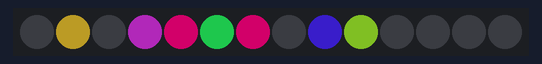
A sketch run on a simulated Arduino Uno, built with avr-gcc and run on an emulated ATmega328P. Parts: 14 RGB LEDs in strip order, left to right. Dim RGB values are drawn brighter than linear; random numbers use the default seed unless the sketch sets one.

Above: at 3.4 s.
At 8.49 s:
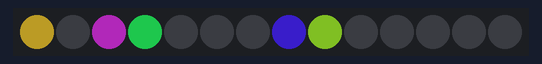
At 14.8 s:
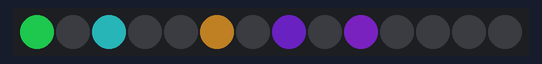
At 24.61 s:
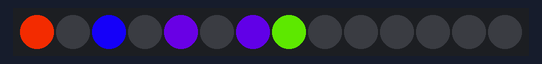
At 28.61 s:
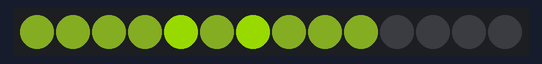
At 33.27 s:
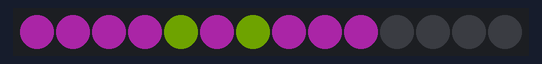

The sketch:

MadHat_ar.ino
```cpp
#include <FastLED.h>

#include "MadHat.h"

MadHat madHat(MadHat::MAD_HAT);

void setup() {
    randomSeed(analogRead(0));
    madHat.init();
}

void loop() {
    madHat.update();
}
```

LedStrip.cpp
```cpp
#include "LedStrip.h"

#define DATA_PIN 3

LedStrip::~LedStrip() {
    if(_data != 0) {
        delete _data;
        _length = 0;
        _data = 0;
    }
}

void LedStrip::init(int length) {
    _length = length;
    _data = new CRGB[length];
    FastLED.addLeds<WS2811, DATA_PIN, RGB>(_data, length);

    for(int i = 0; i < _length; i++) {
        _data[i] = CRGB::Black;
    }
}

void LedStrip::sendFrame() {
    FastLED.show();
}
```

LedStrip.h
```cpp
#pragma once

#include <FastLED.h>

class LedStrip {
public:
    LedStrip() : _length(0), _data(0) { }
    ~LedStrip();

    void init(int length);

    void sendFrame();

    int getLength() const { return _length; }

    const CRGB& operator[] (int i) const { return _data[i]; }
    CRGB& operator[] (int i) { return _data[i]; }

private:
    int _length;
    CRGB* _data;
};
```

Light.cpp
```cpp
#include "Light.h"
#include <math.h>

Light::Light(LedStrip& ledStrip, int* pIndices, int numOfIndices) : _ledStrip(ledStrip), _singleLedIndex(-1), _numOfIndices(numOfIndices) {
    _pIndices = new int[_numOfIndices];
    for(int i = 0; i < _numOfIndices; i++) {
        _pIndices[i] = pIndices[i];
    }
}

Light::~Light() {
    if(_pIndices != 0) {
        delete[] _pIndices;
        _pIndices = 0;
    }
}

void Light::setRgb(uint8_t red, uint8_t green, uint8_t blue) {
    int length = getLength();

    for(int i = 0; i < length; i++) {
        setRgb(i, red, green, blue);
    }
}

void Light::setHsi(float hue, float saturation, float intensity) {
    uint8_t r, g, b;

    hsi2rgb(hue, saturation, intensity, r, g, b);
    setRgb(r, g, b);
}

void Light::setRgb(int index, uint8_t red, uint8_t green, uint8_t blue) {
    if(_singleLedIndex >= 0) {
        _ledStrip[_singleLedIndex].red = red;
        _ledStrip[_singleLedIndex].green = green;
        _ledStrip[_singleLedIndex].blue = blue;
    } else {
      int ledStripIndex = _pIndices[index];
      _ledStrip[ledStripIndex].red = red;
      _ledStrip[ledStripIndex].green = green;
      _ledStrip[ledStripIndex].blue = blue;
    }
}

void Light::setHsi(int index, float hue, float saturation, float intensity) {
    uint8_t r, g, b;

    hsi2rgb(hue, saturation, intensity, r, g, b);
    setRgb(index, r, g, b);
}

// Based on http://blog.saikoled.com/post/43693602826/why-every-led-light-should-be-using-hsi
void Light::hsi2rgb(float H, float S, float I, uint8_t& outR, uint8_t& outG, uint8_t& outB) {
    int r, g, b;
    H = fmod(H, 1);
    H = 2 * 3.14159 * H; // Convert unit to radians.
    S = S > 0 ? (S < 1 ? S : 1) : 0; // clamp S and I to interval [0,1]
    I = I > 0 ? (I < 1 ? I : 1) : 0;

    // Math! Thanks in part to Kyle Miller.
    if(H < 2.09439) {
        r = 255*I/3*(1+S*cos(H)/cos(1.047196667-H));
        g = 255*I/3*(1+S*(1-cos(H)/cos(1.047196667-H)));
        b = 255*I/3*(1-S);
    } else if(H < 4.188787) {
        H = H - 2.09439;
        g = 255*I/3*(1+S*cos(H)/cos(1.047196667-H));
        b = 255*I/3*(1+S*(1-cos(H)/cos(1.047196667-H)));
        r = 255*I/3*(1-S);
    } else {
        H = H - 4.188787;
        b = 255*I/3*(1+S*cos(H)/cos(1.047196667-H));
        r = 255*I/3*(1+S*(1-cos(H)/cos(1.047196667-H)));
        g = 255*I/3*(1-S);
    }

    outR = r;
    outG = g;
    outB = b;
}
```

Light.h
```cpp
#pragma once

#include "LedStrip.h"

class Light {
public:
    Light(LedStrip& ledStrip, int index) : _ledStrip(ledStrip), _singleLedIndex(index), _pIndices(0), _numOfIndices(0) { }
    Light(LedStrip& ledStrip, int* pIndices, int numOfIndices);
    ~Light();

    void setRgb(uint8_t red, uint8_t green, uint8_t blue);
    void setHsi(float hue, float saturation, float intensity);

    void setRgb(int index, uint8_t red, uint8_t green, uint8_t blue);
    void setHsi(int index, float hue, float saturation, float intensity);

    int getLength() const { return _singleLedIndex >= 0 ? 1 : _numOfIndices; }

private:
    void hsi2rgb(float H, float S, float I, uint8_t& outR, uint8_t& outG, uint8_t& outB);

private:
    LedStrip& _ledStrip;
    int _singleLedIndex;
    int* _pIndices;
    int _numOfIndices;
};
```

MadHat.cpp
```cpp
#include "MadHat.h"

#include <Arduino.h>
#include <FastLED.h>

void MadHat::init() {
    delay(2000);
    _ledStrip.init(14);
    Light testLight(_ledStrip, 1);

    initLeds();
    initMainFx();
    initEyesFx();

    _lastTime = millis();
}

void MadHat::initLeds() {
    switch(_device) {
        case MAD_HAT: {
            int mainLeds[] = { 0, 1, 2, 3, 5, 7, 8, 9 };
            _pMainLight = new Light(_ledStrip, mainLeds, 8);
            int eyesLeds[] = { 4, 6 };
            _pEyesLight = new Light(_ledStrip, eyesLeds, 2);
        } break;
        case GOBLIN: {
            int mainLeds[] = { 0, 1, 2, 4, 3, 5 };
            _pMainLight = new Light(_ledStrip, mainLeds, 6);
            int eyesLeds[] = { 6, 7, 8, 9 };
            _pEyesLight = new Light(_ledStrip, eyesLeds, 4);
        } break;
        case DISCO_JACKET: {
            int mainLeds[] = { 0, 1, 2, 3, 4, 5, 6, 7, 8, 9, 10, 11, 12, 13 };
            _pMainLight = new Light(_ledStrip, mainLeds, 14);
            _pEyesLight = new Light(_ledStrip, 0, 0);
        } break;
    }
}

void MadHat::initMainFx() {
    float lowIntensity = 0.4f;
    float normalIntensity = 0.6f;
    float highIntensity = 1.f;
    float normalSaturation = 0.7f;
    float highSaturation = 1.0f;
    int maxChasingLights;
    int maxChasingLightsSwarm;

    switch(_device) {
        case MAD_HAT: {
            maxChasingLights = 3;
            maxChasingLightsSwarm = 5;
        } break;
        case GOBLIN: {
            maxChasingLights = 2;
            maxChasingLightsSwarm = 4;
        } break;
        case DISCO_JACKET: {
            lowIntensity = 0.3f;
            normalIntensity = 0.5f;
            maxChasingLights = 4;
            maxChasingLightsSwarm = 7;
        } break;
    }

    // Populate main effects
    IFx** ppMainFxs = new IFx*[20];
    int numMainFx = 0;
    ppMainFxs[numMainFx++] = new ColorCycleFx(_pMainLight, 1000, normalSaturation, lowIntensity);
    ppMainFxs[numMainFx++] = new ChasingLightsFx(_pMainLight, 100, 1, maxChasingLights, highSaturation, highIntensity);
    ppMainFxs[numMainFx++] = new ChasingLightsFx(_pMainLight, 350, maxChasingLights + 1, maxChasingLightsSwarm, normalSaturation, normalIntensity);
    IFx* pSwtichingFx = new SwitchingFx(ppMainFxs, numMainFx, 5000, 10000);

    // Create the top-level effects
    IFx* pCrazyColors = new CrazyLightsFx(_pMainLight, highSaturation, normalIntensity);
    _pMainFx = new InterruptingFx(pSwtichingFx, pCrazyColors, 10000, 20000, 1000, 2000);
}

void MadHat::initEyesFx() {
    IFx* pFadingEyes = new FadingEyesFx(_pEyesLight, 11000, 1.f, 1.f);
    IFx* pCrazyEyes = new CrazyLightsFx(_pEyesLight, 1.f, 1.f);

    _pEyesFx = new InterruptingFx(pFadingEyes, pCrazyEyes, 20000, 30000, 3000, 5000);
}

void MadHat::update() {
    int time = millis();
    int dt = time - _lastTime;
    _lastTime = time;

    _pMainFx -> update(dt);
    _pEyesFx -> update(dt);

    _pMainFx -> render();
    _pEyesFx -> render();
    _ledStrip.sendFrame();

    delay(15);
}
```

MadHat.h
```cpp
#pragma once

#include "LedStrip.h"
#include "Light.h"
#include "fx.h"

class MadHat {
public:
    enum Device {
        MAD_HAT,
        GOBLIN,
        DISCO_JACKET
    };

    MadHat(Device device) : _device(device) {}

    void init();
    void update();

private:
    void initLeds();
    void initMainFx();
    void initEyesFx();

private:
    Device _device;

    int _lastTime;

    LedStrip _ledStrip;
    Light* _pMainLight;
    Light* _pEyesLight;

    IFx* _pMainFx;
    IFx* _pEyesFx;
};
```

fx.cpp
```cpp
#include "fx.h"

#include <math.h>
#include <Arduino.h>

SwitchingFx::SwitchingFx(IFx** ppFxs, int numFxs, int minTransitionTime, int maxTransitionTime) :
    _ppFxs(ppFxs),
    _numFxs(numFxs),
    _minTransitionTime(minTransitionTime),
    _maxTransitionTime(maxTransitionTime) {

    reset();
}

void SwitchingFx::reset() {
    for(int i = 0; i < _numFxs; i++) {
        _ppFxs[i] -> reset();
    }

   _phaseTime = 0;
   switchFx();
}

void SwitchingFx::poke() {
    for(int i = 0; i < _numFxs; i++) {
        _ppFxs[i] -> poke();
    }
}

void SwitchingFx::update(int dt_millis) {
    for(int i = 0; i < _numFxs; i++) {
        _ppFxs[i] -> update(dt_millis);
    }

    _phaseTime += dt_millis;

    if(_phaseTime >= _phaseLength) {
        _phaseTime -= _phaseLength;

        switchFx();
    }
}

void SwitchingFx::switchFx() {
    _pCurFx = _ppFxs[random(_numFxs)];
    _pCurFx -> poke();
    _phaseLength = random(_minTransitionTime, _maxTransitionTime);
}

void SwitchingFx::render() {
    _pCurFx -> render();
}

InterruptingFx::InterruptingFx(IFx* pMainFx, IFx* pSecondary, int minMainTime, int maxMainTime, int minSecondaryTime, int maxSecondaryTime) :
    _pMainFx(pMainFx),
    _pSecondary(pSecondary),
    _minMainTime(minMainTime),
    _maxMainTime(maxMainTime),
    _minSecondaryTime(minSecondaryTime),
    _maxSecondaryTime(maxSecondaryTime) {

    reset();
}

void InterruptingFx::reset() {
   _pMainFx -> reset();
   _pSecondary -> reset();

   _phaseTime = 0;
   startMainPhase();
}

void InterruptingFx::poke() {
   _pMainFx -> poke();
   _pSecondary -> poke();
}

void InterruptingFx::update(int dt_millis) {
    _phaseTime += dt_millis;

    if(_phaseTime >= _phaseLength) {
        _phaseTime -= _phaseLength;

        nextPhase();
    }

    _pMainFx -> update(dt_millis);
    _pSecondary -> update(dt_millis);
}

void InterruptingFx::nextPhase() {
    if(_isMainPhase) {
        startSecondaryPhase();
    } else {
        startMainPhase();
    }
}

void InterruptingFx::startMainPhase() {
    _phaseLength = random(_minMainTime, _maxMainTime);
    _isMainPhase = true;
    _pMainFx -> poke();
}

void InterruptingFx::startSecondaryPhase() {
    _phaseLength = random(_minSecondaryTime, _maxSecondaryTime);
    _isMainPhase = false;
    _pSecondary -> poke();
}

void InterruptingFx::render() {
    if(_isMainPhase) {
        _pMainFx -> render();
    } else {
        _pSecondary -> render();
    }
}

ColorCycleFx::ColorCycleFx(Light* pLight, int period, float saturation, float intensity) :
    _pLight(pLight),
    _saturation(saturation),
    _intensity(intensity) {

    _hueLfo.setFrequency(periodToFrequency(period));
    _hueLfo.setLfoFunction(Lfo::SAW_UP);

    reset();
}

void ColorCycleFx::reset() {
    _hueLfo.reset();
}

void ColorCycleFx::update(int dt_millis) {
    _hueLfo.update(dt_millis);
}

void ColorCycleFx::render() {
    _pLight -> setHsi(_hueLfo.getOutput() / 255.0, _saturation, _intensity);
}

FadingEyesFx::FadingEyesFx(Light* pLight, int period, float saturation, float maxIntensity) :
    _pLight(pLight),
    _saturation(saturation),
    _maxIntensity(maxIntensity) {

    _fadeLfo.setFrequency(periodToFrequency(period));
    _fadeLfo.setLfoFunction(Lfo::SAW_DOWN);

    _hue = 0;

    reset();
}

void FadingEyesFx::reset() {
    _fadeLfo.reset();
    poke();
}

void FadingEyesFx::poke() {
    _hue = random(1000) / 1000.f;
}

void FadingEyesFx::update(int dt_millis) {
    _fadeLfo.update(dt_millis);
}

void FadingEyesFx::render() {
    float intensity = pow(_fadeLfo.getOutput() / 255.0, 3.f);
    intensity = (intensity > .15f) ? intensity : 0.f;

    _pLight -> setHsi(_hue, _saturation, intensity * _maxIntensity);
}

CrazyLightsFx::CrazyLightsFx(Light* pLight, float saturation, float intensity) :
    _pLight(pLight),
    _saturation(saturation),
    _intensity(intensity) {

    _pHues = new float[_pLight -> getLength()];

    reset();
}

CrazyLightsFx::~CrazyLightsFx() {
    delete[] _pHues;
}

void CrazyLightsFx::reset() {
    _stepTime = 0;
    nextStep();
}

void CrazyLightsFx::update(int dt_millis) {
    _stepTime += dt_millis;

    if(_stepTime >= _stepLength) {
        _stepTime -= _stepLength;
        nextStep();
    }
}

void CrazyLightsFx::nextStep() {
    for(int i = 0; i < _pLight -> getLength(); i++) {
        _pHues[i] = random(1000) / 1000.f;
    }

    _stepLength = random(50, 150);
}

void CrazyLightsFx::render() {
    for(int i = 0; i < _pLight -> getLength(); i++) {
        _pLight -> setHsi(i, _pHues[i], _saturation, _intensity);
    }
}

ChasingLightsFx::ChasingLightsFx(Light* pLight, int stepLength, int minLights, int maxLights, float saturation, float intensity) :
    _pLight(pLight),
    _stepLength(stepLength),
    _minLights(minLights),
    _maxLights(maxLights),
    _saturation(saturation),
    _intensity(intensity) {

    _pHues = new float[_maxLights];

    reset();
}

ChasingLightsFx::~ChasingLightsFx() {
    delete[] _pHues;
}

void ChasingLightsFx::reset() {
    poke();
    _phase = 0;
    _stepTime = 0;
}

void ChasingLightsFx::poke() {
    for(int i = 0; i < _maxLights; i++) {
      _pHues[i] = random(1000) / 1000.f;
    }

    _numLights = random(_minLights, _maxLights + 1);
}

void ChasingLightsFx::update(int dt_millis) {
    _stepTime += dt_millis;

    if(_stepTime >= _stepLength) {
        _stepTime -= _stepLength;
        _phase = (_phase + 1) % _pLight -> getLength();
    }
}

void ChasingLightsFx::render() {
    _pLight -> setRgb(0, 0, 0);

    int stripLength = _pLight -> getLength();
    for(int i = 0; i < _numLights; i++) {
        int lightIndex = (_phase + ((i * stripLength) / _numLights)) % stripLength;
        _pLight -> setHsi(lightIndex, _pHues[i], _saturation, _intensity);
    }
}
```

fx.h
```cpp
#pragma once

#include "Light.h"
#include "signal.h"

class IFx {
public:
    virtual ~IFx() { }

    virtual void reset() = 0;
    virtual void poke() { }
    virtual void update(int dt_millis) = 0;
    virtual void render() = 0;
};

class SwitchingFx : public IFx {
public:
    SwitchingFx(IFx** ppFxs, int numFxs, int minTransitionTime, int maxTransitionTime);

    virtual void reset();
    virtual void poke();
    virtual void update(int dt_millis);
    virtual void render();

private:
    void switchFx();

private:
    IFx** _ppFxs;
    int _numFxs;
    int _minTransitionTime;
    int _maxTransitionTime;

    IFx* _pCurFx;
    int _phaseTime;
    int _phaseLength;
};

class InterruptingFx : public IFx {
public:
    InterruptingFx(IFx* pMainFx, IFx* pSecondary, int minMainTime, int maxMainTime, int minSecondaryTime, int maxSecondaryTime);

    virtual void reset();
    virtual void poke();
    virtual void update(int dt_millis);
    virtual void render();

private:
    void nextPhase();
    void startMainPhase();
    void startSecondaryPhase();

private:
    IFx* _pMainFx;
    IFx* _pSecondary;
    int _minMainTime;
    int _maxMainTime;
    int _minSecondaryTime;
    int _maxSecondaryTime;

    bool _isMainPhase;
    int _phaseTime;
    int _phaseLength;
};

class ColorCycleFx : public IFx {
public:
    ColorCycleFx(Light* pLight, int period, float saturation, float intensity);

    virtual void reset();
    virtual void update(int dt_millis);
    virtual void render();

private:
    Light* _pLight;
    float _saturation;
    float _intensity;

    Lfo _hueLfo;
};

class FadingEyesFx : public IFx {
public:
    FadingEyesFx(Light* pLight, int period, float saturation, float maxIntensity);

    virtual void reset();
    virtual void poke();
    virtual void update(int dt_millis);
    virtual void render();

private:
    Light* _pLight;
    float _saturation;
    float _maxIntensity;

    float _hue;
    Lfo _fadeLfo;
};

class CrazyLightsFx : public IFx {
public:
    CrazyLightsFx(Light* pLight, float saturation, float intensity);
    virtual ~CrazyLightsFx();

    virtual void reset();
    virtual void update(int dt_millis);
    virtual void render();

private:
    void nextStep();

private:
    Light* _pLight;
    float _saturation;
    float _intensity;

    float* _pHues;
    int _stepTime;
    int _stepLength;
};

class ChasingLightsFx : public IFx {
public:
    ChasingLightsFx(Light* pLight, int stepLength, int minLights, int maxLights, float saturation, float intensity);
    virtual ~ChasingLightsFx();

    virtual void reset();
    virtual void poke();
    virtual void update(int dt_millis);
    virtual void render();

private:
    Light* _pLight;

    int _stepLength;
    int _minLights;
    int _maxLights;
    float _saturation;
    float _intensity;

    float* _pHues;
    int _stepTime;
    int _numLights;
    int _phase;
};
```

Source omitted: signal.cpp (4187 bytes), signal.h (3454 bytes)
